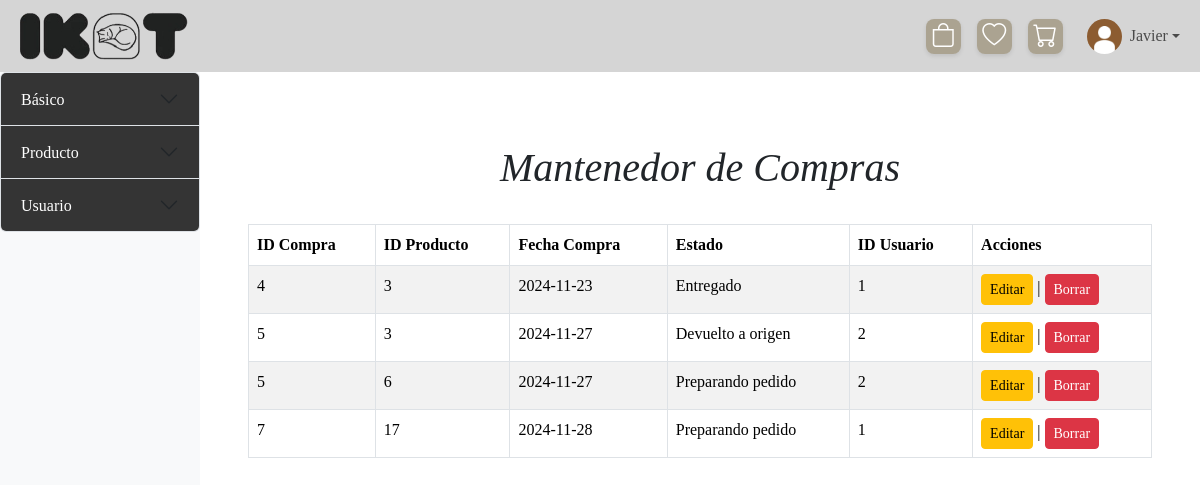
Before: /mantenedores/Mantenedor_compra/mostrar_compra.php (signed in) with the older database file.
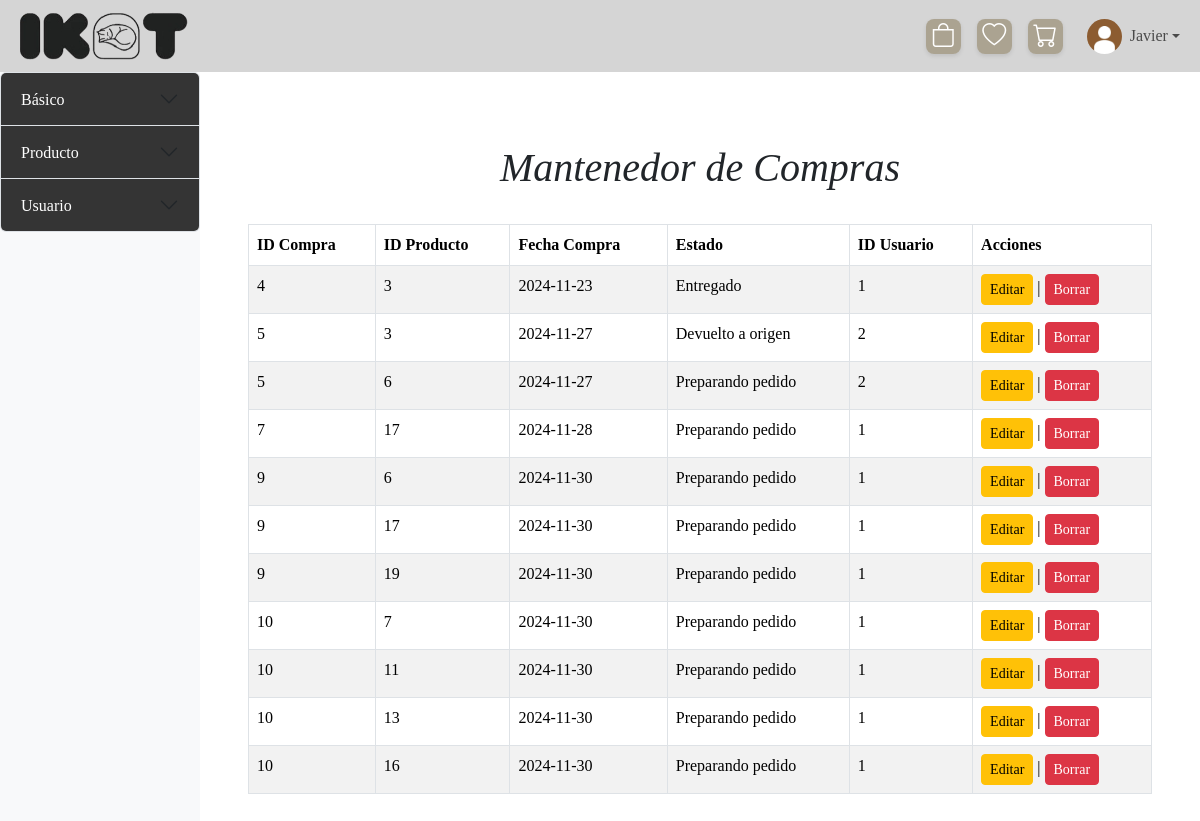
After: the same page with the newer database file.
### tables this page shows
CREATE TABLE `compra_producto` (
  `id_compra` int(100) NOT NULL,
  `id_producto` int(10) NOT NULL,
  `cantidad` int(11) NOT NULL,
  `tipo_estado` enum('Preparando pedido','En reparto','Entregado','Intento de entrega fallido','Devuelto a origen') NOT NULL
);

CREATE TABLE `compra` (
  `id_compra` int(100) NOT NULL,
  `fecha_compra` date NOT NULL,
  `total_compra` int(11) NOT NULL,
  `puntos_ganados` int(11) NOT NULL,
  `direccion_pedido` varchar(255) NOT NULL,
  `id_metodo` int(10) DEFAULT NULL,
  `id_usuario` int(100) NOT NULL
);

### mantenedores/Mantenedor_compra/mostrar_compra.php (the view, shortened to what this page needs)
<?php
include '../../config/conexion.php';
?>
<!DOCTYPE html>
<html lang="es">
<head>
    <link href="https://cdn.jsdelivr.net/npm/bootstrap@5.3.3/dist/css/bootstrap.min.css" rel="stylesheet">
    <link rel="stylesheet" href="https://cdn.jsdelivr.net/npm/bootstrap-icons@1.11.3/font/bootstrap-icons.min.css">
    <link rel="stylesheet" href="..\..\assets\css\styles.css">
</head>
<body>
    <?php include $_SERVER['DOCUMENT_ROOT'] . '/xampp/TIS-1/IKAT/templates/header.php';?>
    <div class="d-flex">
        <?php include '../sidebar-mantenedores.php';?>
        <div class="content-area flex-grow-1 p-5 col-4 col-md-10">
            <h1 class="text-center p-4">Mantenedor de Compras</h1>
            <div class="table-responsive">
                <?php
                $sql = "SELECT * FROM compra JOIN compra_producto USING(id_compra)";
                $result = $conn->query($sql);
                if ($result->num_rows > 0) {
                    echo "<table class='table table-bordered table-striped'>
                            <thead class='thead-dark'>
                                <tr>
                                    <th>ID Compra</th>
                                    <th>ID Producto</th>
                                    <th>Fecha Compra</th>
                                    <th>Estado</th>
                                    <th>ID Usuario</th>
                                    <th>Acciones</th>
                                </tr>
                            </thead>
                            <tbody>";
                    while ($row = $result->fetch_assoc()) {
                        echo "<tr>
                                <td>" . $row["id_compra"] . "</td>
                                <td>" . $row["id_producto"] . "</td>
                                <td>" . $row["fecha_compra"] . "</td>
                                <td>" . $row["tipo_estado"] . "</td>
                                <td>" . $row["id_usuario"] . "</td>
                                <td>
                                    <a class='btn btn-warning btn-sm' data-bs-toggle='modal' data-bs-target='#editarCompraModal" . $row["id_compra"] . "_" . $row["id_producto"] . "'>Editar</a> |
                                    <a href='borrar_compra.php?id=" . $row["id_compra"] . "' class='btn btn-danger btn-sm'>Borrar</a>
                                </td>
                              </tr>";
                    }
                    echo "</tbody></table>";
                } else {
                    echo "<p class='text-center'>No hay compras registradas.</p>";
                }
                ?>
            </div>
        </div>
    </div>
</body>
</html>

### templates/header.php (shortened to what this page needs)
<nav class="navbar navbar-expand-lg">
    <div class="container-fluid">
        <?php
        if (isset($_SESSION['tipo_usuario'])) {
            if ($_SESSION['tipo_usuario'] === 'Superadmin') { ?>
                <a href="/xampp/TIS-1/IKAT/views/menu_rol/menu_supadm.php">
                    <img width="180px" height="auto" src="/xampp/TIS-1/IKAT/assets/images/ikat.png" alt="Ikat">
                </a>
                <?php
            } elseif ($_SESSION['tipo_usuario'] === 'Admin') { ?>
                <a href="/xampp/TIS-1/IKAT/views/menu_rol/menu_adm.php">
                    <img width="180px" height="auto" src="/xampp/TIS-1/IKAT/assets/images/ikat.png" alt="Ikat">
                </a>
                <?php
            } elseif ($_SESSION['tipo_usuario'] === 'Registrado') { ?>
                <a href="/xampp/TIS-1/IKAT/views/menu_rol/menu_reg.php">
                    <img width="180px" height="auto" src="/xampp/TIS-1/IKAT/assets/images/ikat.png" alt="Ikat">
                </a>
                <?php
            }
        } else { ?>
            <a href="../index.php">
                <img width="180px" height="auto" src="/xampp/TIS-1/IKAT/assets/images/ikat.png" alt="Ikat">
            </a>
            <?php
        }
        ?>
        <div class="collapse navbar-collapse" id="navbarContent">
            <ul class="navbar-nav ms-auto align-items-center text-center">
                <li class="nav-item d-flex align-items-center gap-3">
                    <a href="/xampp/TIS-1/IKAT/views/catalogo.php"
                        class="btn btn-link d-none d-lg-flex p-0 button-style-header catalogo-btn"
                        data-bs-toggle="tooltip" data-bs-placement="top" title="Ir al catálogo">
                        <div class="p-1">
                            <i class="bi bi-bag fs-4 text-white"></i>
                        </div>
                    </a>
                    <a href="/xampp/TIS-1/IKAT/views/deseados.php"
                        class="btn btn-link p-0 d-none d-lg-flex button-style-header wishlist-btn"
                        data-bs-toggle="tooltip" data-bs-placement="top" title="Lista de deseos">
                        <div class="p-1">
                            <i class="bi bi-heart fs-4 text-white"></i>
                        </div>
                    </a>
                    <a href="/xampp/TIS-1/IKAT/views/carrito.php"
                        class="btn btn-link p-0 d-none d-lg-flex button-style-header cart-btn" data-bs-toggle="tooltip"
                        data-bs-placement="top" title="Ver carrito">
                        <div class="p-1">
                            <i class="bi bi-cart fs-4 text-white"></i>
                        </div>
                    </a>
                    <div class="nav-item dropdown">
                        <a class="nav-link dropdown-toggle d-flex align-items-center" href="#" role="button"
                            data-bs-toggle="dropdown" aria-expanded="false">
                            <img src="/xampp/TIS-1/IKAT/assets/images/profile/01.webp" alt="User Image"
                                class="user-avatar me-2">
                            <span>
                                <?php echo isset($_SESSION['nombre_usuario']) ? $_SESSION['nombre_usuario'] : 'Usuario'; ?>
                            </span>
                        </a>
                    </div>
                </li>
            </ul>
        </div>
    </div>
</nav>

### mantenedores/sidebar-mantenedores.php (shortened to what this page needs)
<div id="sidebar" class="collapse d-lg-block bg-light" style="width: 250px;">
    <div class="accordion" id="accordionSidebar">
        <div class="accordion-item">
            <h4 class="accordion-header" id="headingBasico">
                <button class="accordion-button collapsed" type="button" data-bs-toggle="collapse"
                        data-bs-target="#basicoLinks" aria-expanded="false" aria-controls="basicoLinks">
                    Básico
                </button>
            </h4>
        </div>
        <div class="accordion-item">
            <h4 class="accordion-header" id="headingProducto">
                <button class="accordion-button collapsed" type="button" data-bs-toggle="collapse"
                        data-bs-target="#productoLinks" aria-expanded="false" aria-controls="productoLinks">
                    Producto
                </button>
            </h4>
        </div>
        <?php if ($_SESSION['tipo_usuario'] == 'Superadmin'): ?>
        <div class="accordion-item">
            <h4 class="accordion-header" id="headingUsuario">
                <button class="accordion-button collapsed" type="button" data-bs-toggle="collapse"
                        data-bs-target="#usuarioLinks" aria-expanded="false" aria-controls="usuarioLinks">
                    Usuario
                </button>
            </h4>
        </div>
        <?php endif; ?>
    </div>
</div>

### assets/css/styles.css (style rules this page uses)
body { font-family: "Newsreader", serif !important; }
h1, h2, h3 { font-family: "Newsreader", serif !important; font-style: italic; }
p,a { font-family: "Newsreader", serif !important; font-style: normal; }
h4, h5, h6 { font-family: "Newsreader", serif !important; font-style:normal; }
.button-style-header { display: inline-flex; align-items: center; justify-content: center; background-color: #79684174 !important; border-radius: 8px !important; transition: background-color 0.3s, transform 0.3s, color 0.3s, box-shadow 0.3s; text-decoration: none; box-shadow: 0 2px 4px rgba(0, 0, 0, 0.1); padding: 10px 20px; width: 35px; height: 35px; }
.navbar { background-color: #d5d5d5; }
#sidebar { min-height: 100vh; width: 250px; background-color: #d5d5d5; transition: transform 0.3s ease; }
#sidebar .accordion-button { background-color: #343434; color: white; }
.user-avatar { width: 35px; height: 35px; object-fit: cover; border-radius: 50%; }

Changed rows visible on the page:
added compra_producto: id_compra.id_compra "9", id_producto "6", id_compra.fecha_compra "2024-11-30", tipo_estado "Preparando pedido", id_compra.id_usuario "1"
added compra_producto: id_compra.id_compra "9", id_producto "17", id_compra.fecha_compra "2024-11-30", tipo_estado "Preparando pedido", id_compra.id_usuario "1"
added compra_producto: id_compra.id_compra "9", id_producto "19", id_compra.fecha_compra "2024-11-30", tipo_estado "Preparando pedido", id_compra.id_usuario "1"
added compra_producto: id_compra.id_compra "10", id_producto "7", id_compra.fecha_compra "2024-11-30", tipo_estado "Preparando pedido", id_compra.id_usuario "1"
added compra_producto: id_compra.id_compra "10", id_producto "11", id_compra.fecha_compra "2024-11-30", tipo_estado "Preparando pedido", id_compra.id_usuario "1"
added compra_producto: id_compra.id_compra "10", id_producto "13", id_compra.fecha_compra "2024-11-30", tipo_estado "Preparando pedido", id_compra.id_usuario "1"
added compra_producto: id_compra.id_compra "10", id_producto "16", id_compra.fecha_compra "2024-11-30", tipo_estado "Preparando pedido", id_compra.id_usuario "1"
